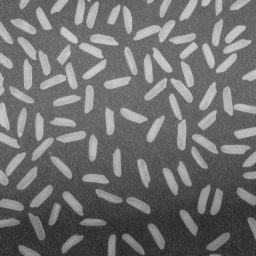
#> input picture lab4/rice.png, 256 x 256 px
$ jupyter execute --allow-errors 04_thresholding_hw.ipynb
#> lines starting #> are read from the running program, lines starting #| are printed output that depends on the picture; after the words box and inside, x2 and y2 are one past the last pixel; in counts of white or black regions, pixels touching at a corner belong together
# Binaryzacja

### Zadanie domowe - binaryzacja adaptacyjna w oknach z interpolacją.

Pokazana w ramach podstawowej części ćwiczenia binaryzacja adaptacyjna działa dobrze, ale jest dość złożona obliczeniowo (choć oczywiście należy mieć świadomość, że implementację można zoptymalizować i wyeliminować pewne powtarzające się obliczenia).
Zbliżone rozwiązanie można również realizować w nieco innym wariancie - w oknach.
Ogólna idea jest następująca: wejściowy obraz dzielimy na nienachodzące (rozłączne) okna - wygodnie jest założyć, że są one kwadratowe i o rozmiarze będącym potęgą liczby 2.
W każdym z okien obliczamy próg - niech to będzie średnia i stosujemy do binaryzacji lokalnej.
Jak nietrudno się domyślić efekt nie będzie dobry, gdyż na granicach okien wystąpią artefakty.
Aby je wyeliminować należy zastosować interpolację, co zostanie szczegółowo opisane poniżej.
Warto zaznaczyć, że podobny mechanizm interpolacji stosowany jest w poznanym wcześniej algorytmie CLAHE.
Zainteresowane osoby odsyłam do artykułu na [Wikipedii](https://en.wikipedia.org/wiki/Adaptive_histogram_equalization) oraz do artykułu o metodzie CLAHE - Zuiderveld, Karel. “Contrast Limited Adaptive Histograph Equalization.” Graphic Gems IV. San Diego: Academic Press Professional, 1994. 474–485.

[cell 1]
def g_o(img):
    return cv2.threshold(img, cv2.THRESH_OTSU, 256, cv2.THRESH_OTSU)[1]

Na początek zaimplementujemy wariant metody bez interpolacji:
1. Wczytaj obraz _rice.png_.
2. W dwóch pętlach `for`, dla okien o ustalonym wymiarze $W$ (potęga 2), oblicz średnią:
- pętle powinny mieć krok $W$,
- wynik (tj. średnie) należy zapisać w pomocniczej tablicy,
- przydatny operator to `//` - dzielenie całkowitoliczbowe (*floor division*).

3. W kolejnych dwóch pętlach `for` (tym razem o kroku 1) przeprowadź binaryzację z wyznaczonymi progami.
   Tu oczywiście należy się sprytnie odwołać do wyników z tablicy pomocniczej.
   Wyświetl wyniki - czy jest on poprawny?
   Podpowiedź - błędy lepiej widać dla mniejszego rozmiaru okna (np. 16 x 16).

[cell 2]
import numpy as np
import cv2
import matplotlib.pyplot as plt

def local_bin_window(pic, W=16):
    (X, Y) = pic.shape


    mem = np.zeros((X, Y))

    bin_img = np.zeros((X, Y))

    for j in range(W//2, Y-W//2 + 1, W):
        for i in range(W//2, X-W//2 + 1, W):

            part_pic = pic[i-W//2:i+W//2, j-W//2:j+W//2]

            m = np.mean(part_pic)
            mem[i - W//2:i+W//2,j-W//2:j+W//2] += m

    for j in range(Y):
        for i in range(X):
            bin_img[i, j] = pic[i, j] > mem[i][j]
    plt.imshow(bin_img, cmap='gray')

rice = cv2.imread('rice.png', cv2.IMREAD_GRAYSCALE)
#> rice is the input picture: shape (256, 256); min 40, max 204, mean 111.4
local_bin_window(rice)
#> after the loop in local_bin_window, `for j in range(Y):`:
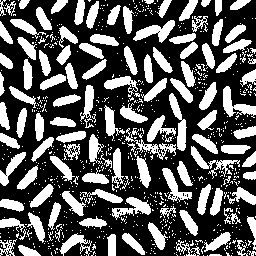
#> bin_img: shape (256, 256) float64; values 0 (black) and 1 (white), 35.5% white; 744 white regions (626 under 20 px), largest, box (x1, y1, x2, y2) and area: (223, 86, 256, 118) 427, (169, 93, 187, 151) 427, (133, 20, 175, 43) 425

[cell 3]
local_bin_window(cv2.imread("catalogue.png", cv2.IMREAD_GRAYSCALE))
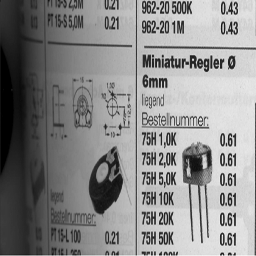
#> input picture lab4/catalogue.png, 256 x 256 px
#> call 2 of local_bin_window, with W = 16
#> after the loop in local_bin_window (call 2), `for j in range(W//2, Y-W//2 + 1, W):`:
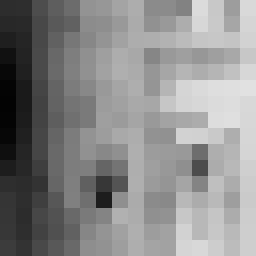
#> mem: shape (256, 256) float64; min 3.26, max 225.5, mean 138
#> after the loop in local_bin_window (call 2), `for j in range(Y):`:
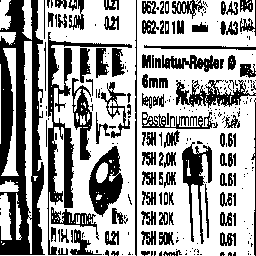
#> bin_img: shape (256, 256) float64; values 0 (black) and 1 (white), 63.2% white; 270 black regions (167 under 20 px), largest, box (x1, y1, x2, y2) and area: (0, 0, 45, 255) 6496, (47, 32, 132, 255) 2555, (89, 146, 123, 217) 1302

4. Rozwiązaniem problemu artefaktów na obrazie jest zastosowanie interpolacji.
   Próg binaryzacji dla danego okna wyliczany jest na podstawie progów z sąsiednich okien.


   Koncepcja została przedstawiona na powyższym rysunku.
   Możliwe są 3 przypadki:
   - piksel leży w rogach obrazu (kolor czerwony) - wtedy za próg przyjmuje się wartość średniej obliczonej dla danego okna,
   - piksel leży na krawędzi obrazu (kolor zielony) - wtedy za próg przyjmuje się wartość obliczoną na podstawie średnich z dwóch sąsiednich okien,
   - piksel leży w środku (kolor fioletowy) - wtedy próg jest obliczany na podstawie 4 sąsiednich okien.

   Uwaga. Proszę zwrócić uwagę, że sprawa jest dość złożona.
   Obraz dzielimy na okna (dla nich liczymy średnią) i następnie każde z okien "wirtualnie" na cztery sub-okna (linie przerywane).
   To ułatwia znalezienie środków okien (czarne kwadraty), które są wykorzystywane w interpolacji.

5. Implementujemy interpolację.
   Potrzebujemy do tego znać progi (jeden, dwa lub cztery), ale dla przejrzystości obliczeń lepiej zawsze przyjąć cztery oraz odległości od rozważnego piksela do środka sąsiednich okien (też w ogólnym przypadku 4):
   - całość sprowadza się do określania pozycji piksela,
   - na początek rozważmy przypadek czterech narożników (kolor czerwony na rysunku) - trzeba napisać `if`, który je wyznaczy,
   - warto sprawdzić, czy nie popełniliśmy błędu i np. tymczasowo do obrazu wynikowego w tym miejscu przypisać wartość 255. Efekt powinien być taki, że widoczne będą tylko narożniki.
   - drugi przypadek do brzegi (kolor zielony) - postępujemy podobnie jak przy narożnikach, przy czym osobno wydzielamy brzegi pionowe i poziome. Tu też warto sobie obrazek "pokolorować".
   - na koniec wyznaczamy piksele w środku.
   - analizując poprawność proszę zwrócić uwagę na to, żeby nie było przerw pomiędzy obszarami.
   - mając podział możemy dla każdego z obszarów wyliczyć cztery progi ($t11, t12, t21, t22$):
        - dla narożników wartość ta będzie identyczna i wynosi po prostu `t11 =t[jT][iT]`, gdzie `iT=i//W` oraz `jT=j//W`.
          Uwaga. Proszę używać indeksów tymczasowych $jT,iT$, gdyż będą potrzebne w dalszych obliczeniach.
        - dla brzegów pionowych występują dwie wartości: okno bieżące i sąsiednie.
          Wyznaczenie współrzędnej poziomej jest proste (jak dla narożników).
          Nad współrzędną pionową trzeba się chwilę zastanowić - aby nie rozważać wielu przypadków można od bieżącej współrzędnej odjąć połowę rozmiaru okna i dopiero później wykonać dzielenie przez rozmiar okna.
          W ten sposób otrzymujemy indeks okna o mniejszej współrzędnej.
          Indeks drugiego uzyskamy dodając 1.
          Proszę się zastanowić dlaczego to działa - najlepiej to sobie rozrysować.
        - dla brzegów poziomych należy postąpić analogicznie,
        - obliczenia dla obszaru wewnątrz powinny być już oczywiste.
   - kolejny krok to wyliczenie odległości pomiędzy rozważanym pikselem, a czterema środkami.
     Przykładowo dla osi X wygląda to następująco: `dX1 = i - W/2 - iT*W` oraz `dX2 = (iT+1)*W - i-W/2`.
     Dla osi Y analogicznie.
     Ponownie proszę się zastanowić dlaczego to jest poprawne - najlepiej to sobie narysować.
   - ostatni krok to interpolacja dwuliniowa.
     Wykonamy ją w trzech krokach:
     - interpolacja w osi X dla dwóch górnych okien - sprowadza się ona do średniej ważonej pomiędzy wartościami $t11$ i $t12$, przy czym wagi to odpowiednio $dX2/W$ i $dX1/W$.
       Ponownie na podstawie rysunku proszę to przemyśleć.
     - interpolacja w osi X dla dolnych okien jest analogiczna,
     - interpolacja w osi Y również jest analogiczna, z tym, że wejściem są dwa wyniki interpolacji w poziomie.

6. "Kropka nad i" to oczywiście binaryzacja z wyznaczonym poprzez interpolację progiem - proszę dobrać rozmiar okna.
7. Na koniec proszę porównać na wspólnym rysunku poznane metody binaryzacji:
- Otsu,
- lokalna na podstawie średniej,
- lokalna Sauvoli,
- lokalna w oknach bez interpolacji,
- lokalna w oknach z interpolacją.

Proszę pod porównaniem, w osobnej sekcji *markdown*, krótko skomentować uzyskane wyniki.

[cell 4]
# [75 lines left out: function local_bin_window_interpolate, not called in this run]
    # plt.imshow(g_o(pic), cmap='gray')

local_bin_window(rice, 32)
#> call 3 of local_bin_window, with W = 32
#> after the loop in local_bin_window (call 3), `for j in range(W//2, Y-W//2 + 1, W):`:
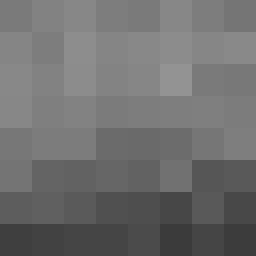
#> mem: shape (256, 256) float64; min 59.53, max 147.4, mean 111.4
#> after the loop in local_bin_window (call 3), `for j in range(W//2, Y-W//2 + 1, W):`:
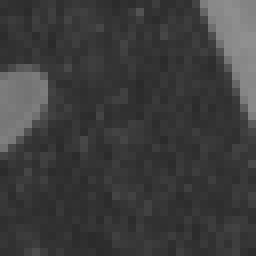
#> part_pic: shape (32, 32) (shown 8 times larger); min 42, max 144, mean 61
#> after the loop in local_bin_window (call 3), `for j in range(Y):`:
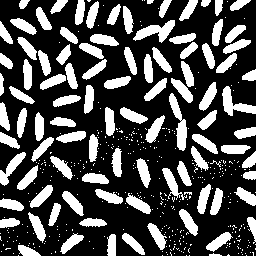
#> bin_img: shape (256, 256) float64; values 0 (black) and 1 (white), 30.2% white; 445 white regions (348 under 20 px), largest, box (x1, y1, x2, y2) and area: (169, 93, 187, 151) 448, (133, 20, 175, 43) 429, (222, 86, 256, 116) 410

#> (a cell that did not finish here is left out)

#> call 4 of local_bin_window, with W = 128
#> after the loop in local_bin_window (call 4), `for j in range(W//2, Y-W//2 + 1, W):`:
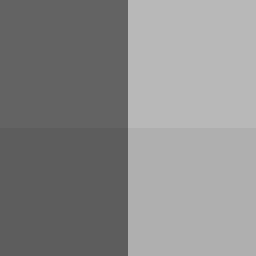
#> mem: shape (256, 256) float64; min 93.5, max 184, mean 138
#> after the loop in local_bin_window (call 4), `for j in range(W//2, Y-W//2 + 1, W):`:
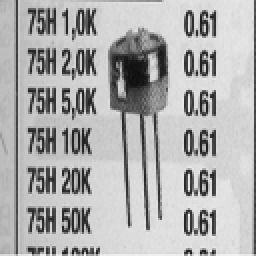
#> part_pic: shape (128, 128) (shown 2 times larger); min 12, max 251, mean 175.1
#> after the loop in local_bin_window (call 4), `for j in range(Y):`:
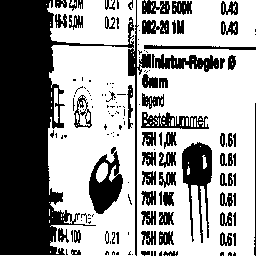
#> bin_img: shape (256, 256) float64; values 0 (black) and 1 (white), 61.3% white; 156 black regions (87 under 20 px), largest, box (x1, y1, x2, y2) and area: (0, 0, 151, 256) 14835, (182, 142, 212, 243) 1440, (89, 147, 123, 214) 1211
